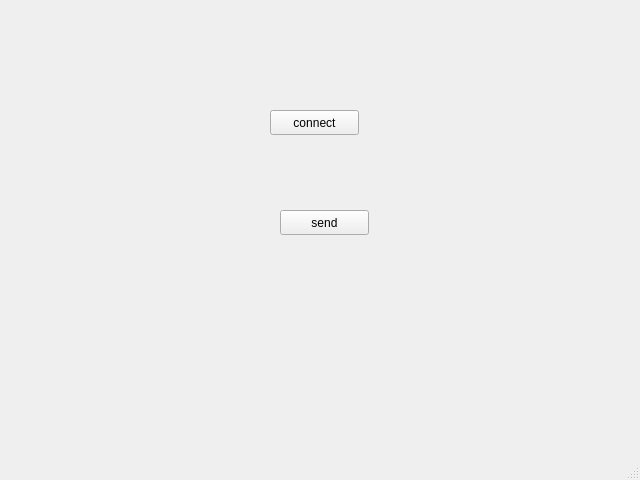
<?xml version="1.0" encoding="UTF-8"?>
<ui version="4.0">
 <class>MainWindow</class>
 <widget class="QMainWindow" name="MainWindow">
  <property name="geometry">
   <rect>
    <x>0</x>
    <y>0</y>
    <width>640</width>
    <height>480</height>
   </rect>
  </property>
  <property name="windowTitle">
   <string>MainWindow</string>
  </property>
  <widget class="QWidget" name="centralwidget">
   <widget class="QPushButton" name="pushButtonConnect">
    <property name="geometry">
     <rect>
      <x>270</x>
      <y>110</y>
      <width>89</width>
      <height>25</height>
     </rect>
    </property>
    <property name="text">
     <string>connect</string>
    </property>
   </widget>
   <widget class="QPushButton" name="pushButtonSend">
    <property name="geometry">
     <rect>
      <x>280</x>
      <y>210</y>
      <width>89</width>
      <height>25</height>
     </rect>
    </property>
    <property name="text">
     <string>send</string>
    </property>
   </widget>
  </widget>
  <widget class="QMenuBar" name="menubar">
   <property name="geometry">
    <rect>
     <x>0</x>
     <y>0</y>
     <width>640</width>
     <height>28</height>
    </rect>
   </property>
  </widget>
  <widget class="QStatusBar" name="statusbar"/>
 </widget>
 <resources/>
 <connections/>
</ui>
